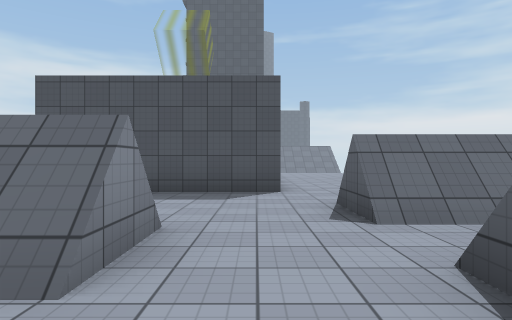
[1] (above)

20 first-person views from a walk through a scene from a Unity 3-D project. The camera is 1.3 m above the floor, looks level and sees 75° across. The floor is counted in squares, 2 m on a side. Each view is taken from the middle of a square. On the plan, view 1 faces up. The plan holds only what a view shows up to about 10 squares ahead; the rest is blank. The place goes on beyond the plan. Some animated figures are left out. Surface patterns are stand-ins for the level's own textures.

[2]
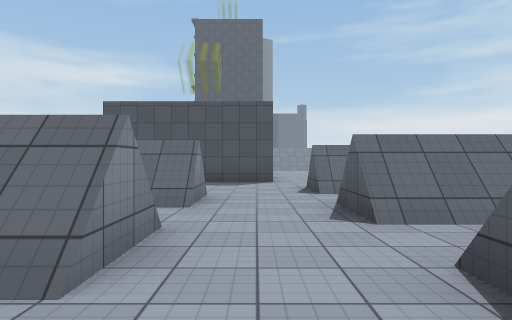

[3]
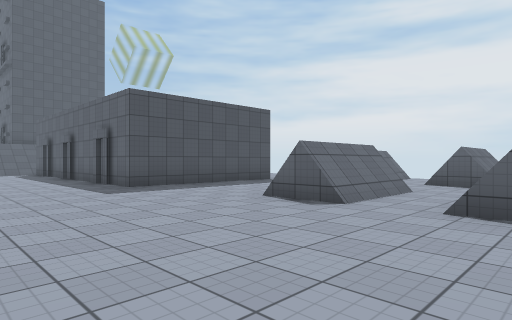

[4]
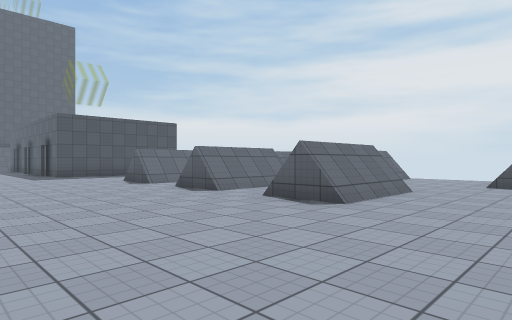

[5]
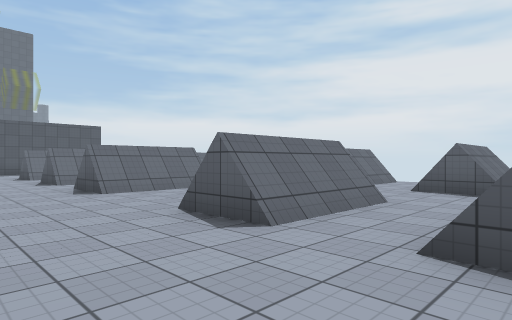

[6]
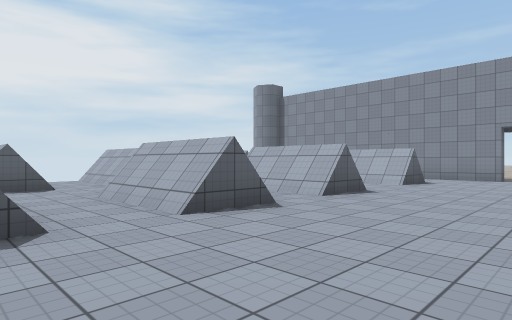

[7]
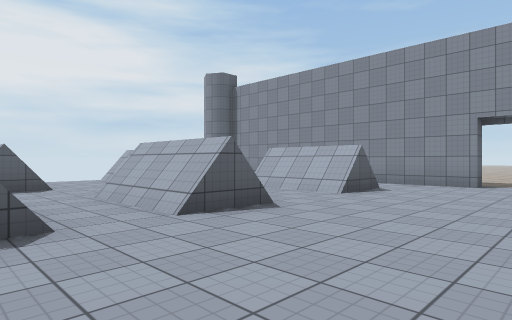

[8]
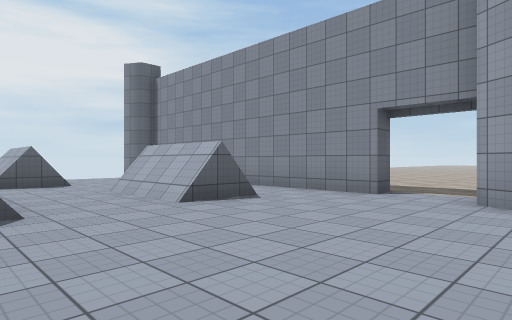

[9]
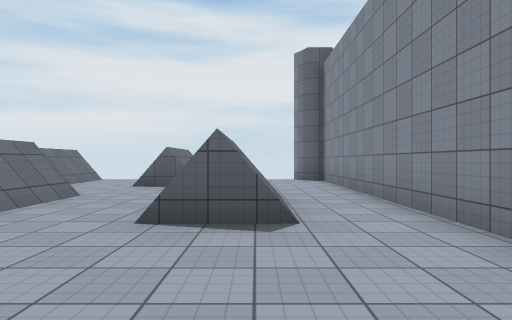

[10]
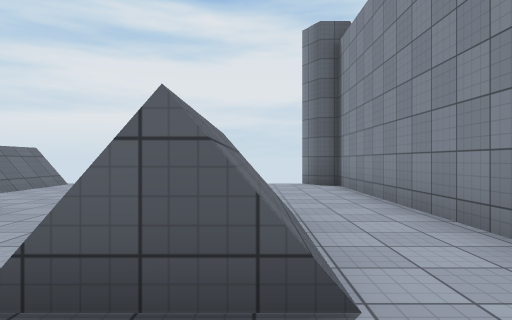

[11]
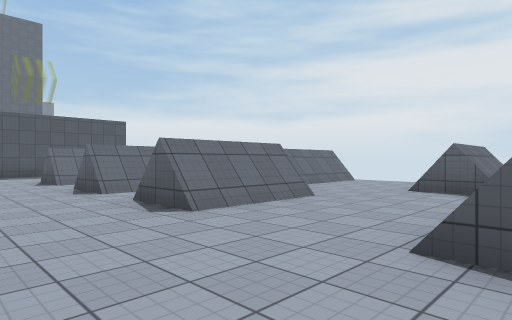

[12]
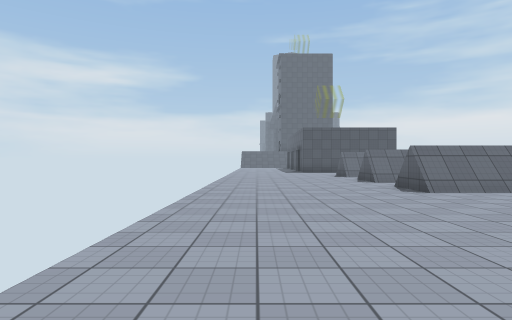

[13]
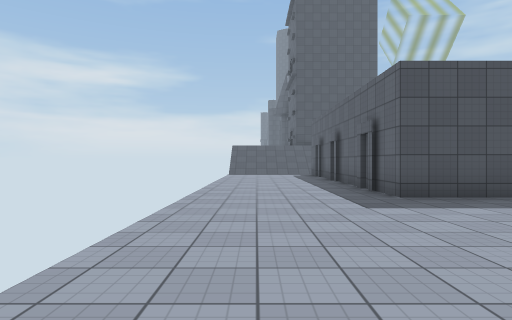

[14]
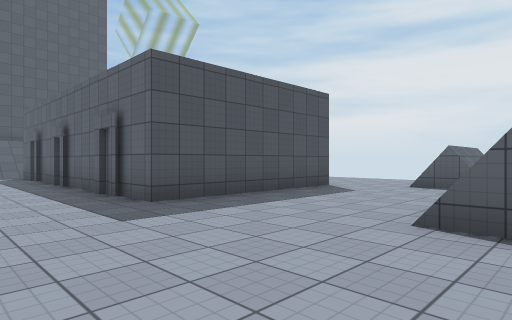

[15]
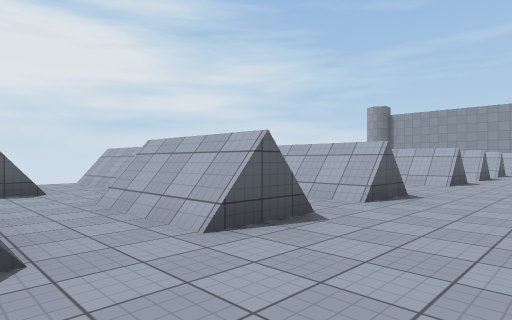

[16]
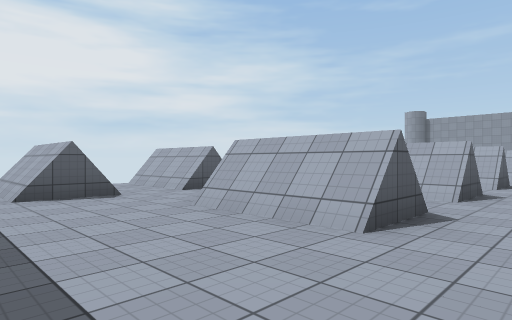

[17]
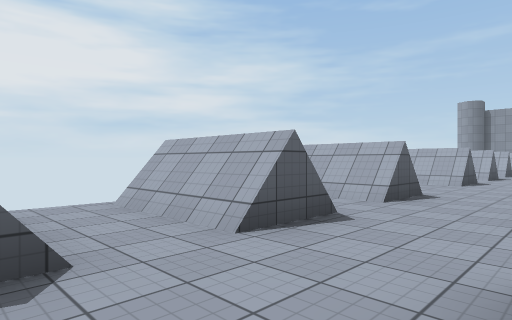

[18]
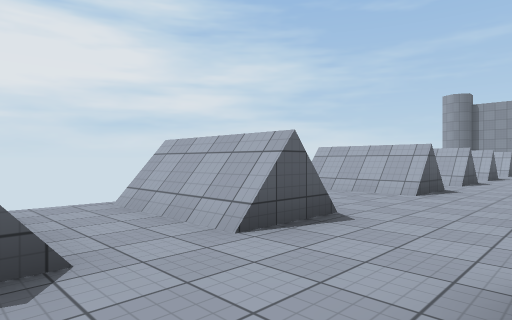

[19]
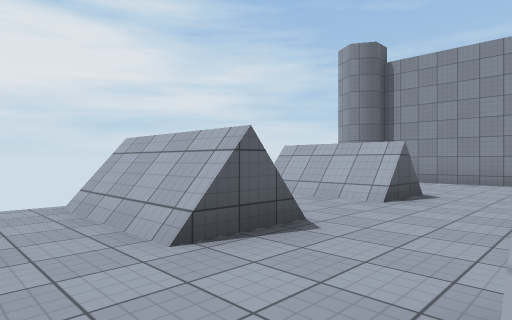

[20]
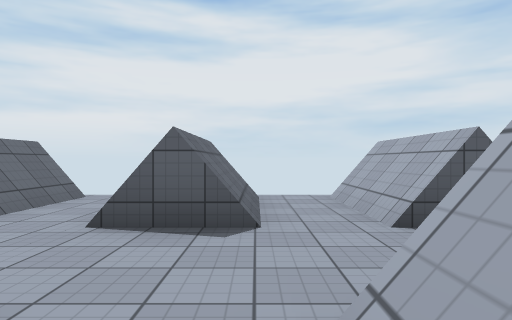

### Floor plan
Key: @ floor where view 1 was taken; # wall or solid block; x gap in a wall; . floor; = window, fence, low wall or low ledge; B building.
Columns run from 8 left of view 1 to 4 right of it. Each row starts with its distance up from view 1.
 11 ....B
 10 ....B    ..
  9 ....B    ..
  8 ....B    ..
  7 ....BBBBB..
  6 ............
  5 ..........###
  4 ..........###
  3 .....###.....
  2 .....###..###
  1 ..........###
  0 .....###@....
 -1 .....###..###
 -2 ..........###
 -3 .....###....
 -4 .....###.....
 -5 .............
 -6 ..........##x
 -7 .....===..##.
 -8 .....###....
 -9 ..........###
-10 ..........###
-11  ....###.....
-12  .........##x
-13  ....===..##.
-14 .....###.....
-15 ..........###
-16 ..........###
-17 .....###....
-18 .....###.....
-19  ............
-20  #.##########
-21  ...
-22   ..
-23   ...
-24   ...
-25   ..

Positions as (right, up) in squares from view 1, and headings:
1: (0, 0), facing up
2: (0, -3), facing up
3: (-8, -1), facing up-right
4: (-8, -7), facing up-right
5: (-6, -11), facing up-right
6: (-7, -8), facing down-right
7: (-7, -11), facing down-right
8: (-8, -14), facing down-right
9: (-7, -18), facing right
10: (-5, -18), facing right
11: (-6, -8), facing up-right
12: (-7, -11), facing up
13: (-7, 1), facing up
14: (-7, 2), facing up-right
15: (-6, 2), facing down-right
16: (-5, 6), facing down-right
17: (-1, 4), facing down-right
18: (-1, 1), facing down-right
19: (-1, -10), facing down-right
20: (-2, -10), facing right
